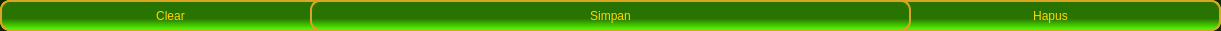
     <widget class="QFrame" name="frame_7">
      <property name="geometry">
       <rect>
        <x>0</x>
        <y>220</y>
        <width>1221</width>
        <height>31</height>
       </rect>
      </property>
      <property name="styleSheet">
       <string notr="true">border: 2px solid gold;
background-color: rgb(13, 39, 0);
color: rgb(85, 255, 0);
border-radius: 10px;</string>
      </property>
      <property name="frameShape">
       <enum>QFrame::StyledPanel</enum>
      </property>
      <property name="frameShadow">
       <enum>QFrame::Raised</enum>
      </property>
      <widget class="QPushButton" name="btnClear">
       <property name="geometry">
        <rect>
         <x>0</x>
         <y>0</y>
         <width>341</width>
         <height>31</height>
        </rect>
       </property>
       <property name="styleSheet">
        <string notr="true">border: 2px solid goldenrod;
border-radius: 10px;
padding: 0 8px;
background-color: qlineargradient(x1: 0, y1: 1, x2: 0, y2: 0, stop: 0 rgb(85, 255, 0), stop: 0.4 rgb(41, 115, 0), stop: 1.0 rgb(41, 115, 0));
color: gold;</string>
       </property>
       <property name="text">
        <string>Clear</string>
       </property>
      </widget>
      <widget class="QPushButton" name="btnHapus">
       <property name="geometry">
        <rect>
         <x>880</x>
         <y>0</y>
         <width>341</width>
         <height>31</height>
        </rect>
       </property>
       <property name="styleSheet">
        <string notr="true">border: 2px solid goldenrod;
border-radius: 10px;
padding: 0 8px;
background-color: qlineargradient(x1: 0, y1: 1, x2: 0, y2: 0, stop: 0 rgb(85, 255, 0), stop: 0.4 rgb(41, 115, 0), stop: 1.0 rgb(41, 115, 0));
color: gold;</string>
       </property>
       <property name="text">
        <string>Hapus</string>
       </property>
      </widget>
      <widget class="QPushButton" name="btnSimpan">
       <property name="geometry">
        <rect>
         <x>310</x>
         <y>0</y>
         <width>601</width>
         <height>31</height>
        </rect>
       </property>
       <property name="styleSheet">
        <string notr="true">border: 2px solid goldenrod;
border-radius: 10px;
padding: 0 8px;
background-color: qlineargradient(x1: 0, y1: 1, x2: 0, y2: 0, stop: 0 rgb(85, 255, 0), stop: 0.4 rgb(41, 115, 0), stop: 1.0 rgb(41, 115, 0));
color: gold;</string>
       </property>
       <property name="text">
        <string>Simpan</string>
       </property>
      </widget>
     </widget>
